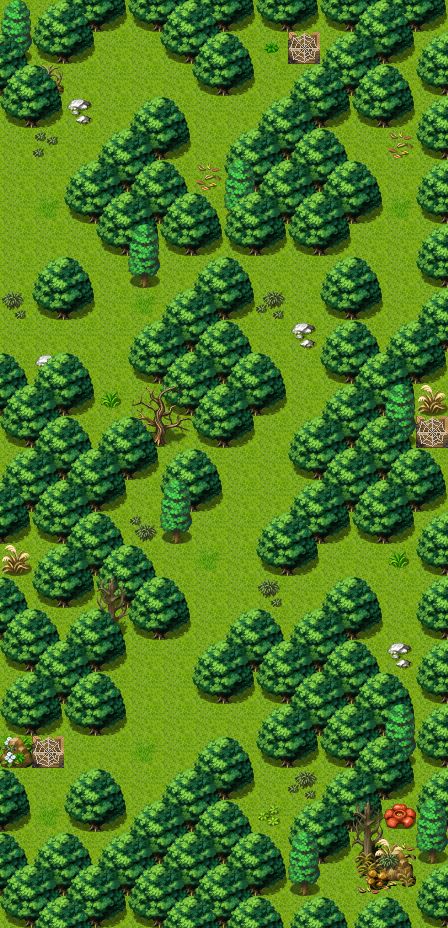

A level layout from a 2D game, rendered from its tile map. Below: a short description, then the map file with tile-grid data replaced by summaries:
An orthogonal 14x29 tile map with 32x32 px tiles, 3 tile layers (Ground, Objects, Above), 1 hidden layer not drawn, 60 tilesets and 4 objects (3x spawn, mapchange).

<map version="1.10" tiledversion="1.11.2" orientation="orthogonal" renderorder="right-down" width="14" height="29" tilewidth="32" tileheight="32" infinite="0" nextlayerid="9" nextobjectid="5">
 <properties>
  <property name="outdoors" value="1" />
 </properties>
 <tileset firstgid="1" name="map_bed_1" tilewidth="32" tileheight="32" tilecount="160" columns="16">
  <image source="../drawable/map_bed_1.png" width="512" height="320" />
 </tileset>
 <tileset firstgid="161" name="map_border_1" tilewidth="32" tileheight="32" tilecount="128" columns="16">
  <image source="../drawable/map_border_1.png" width="512" height="256" />
 </tileset>
 <tileset firstgid="289" name="map_bridge_1" tilewidth="32" tileheight="32" tilecount="128" columns="16">
  <image source="../drawable/map_bridge_1.png" width="512" height="256" />
 </tileset>
 <tileset firstgid="417" name="map_bridge_2" tilewidth="32" tileheight="32" tilecount="128" columns="16">
  <image source="../drawable/map_bridge_2.png" width="512" height="256" />
 </tileset>
 <tileset firstgid="545" name="map_broken_1" tilewidth="32" tileheight="32" tilecount="128" columns="16">
  <image source="../drawable/map_broken_1.png" width="512" height="256" />
 </tileset>
 <tileset firstgid="673" name="map_cavewall_1" tilewidth="32" tileheight="32" tilecount="108" columns="18">
  <image source="../drawable/map_cavewall_1.png" width="576" height="192" />
 </tileset>
 <tileset firstgid="781" name="map_cavewall_2" tilewidth="32" tileheight="32" tilecount="108" columns="18">
  <image source="../drawable/map_cavewall_2.png" width="576" height="192" />
 </tileset>
 <tileset firstgid="889" name="map_cavewall_3" tilewidth="32" tileheight="32" tilecount="108" columns="18">
  <image source="../drawable/map_cavewall_3.png" width="576" height="192" />
 </tileset>
 <tileset firstgid="997" name="map_cavewall_4" tilewidth="32" tileheight="32" tilecount="108" columns="18">
  <image source="../drawable/map_cavewall_4.png" width="576" height="192" />
 </tileset>
 <tileset firstgid="1105" name="map_chair_table_1" tilewidth="32" tileheight="32" tilecount="128" columns="16">
  <image source="../drawable/map_chair_table_1.png" width="512" height="256" />
 </tileset>
 <tileset firstgid="1233" name="map_chair_table_2" tilewidth="32" tileheight="32" tilecount="128" columns="16">
  <image source="../drawable/map_chair_table_2.png" width="512" height="256" />
 </tileset>
 <tileset firstgid="1361" name="map_crate_1" tilewidth="32" tileheight="32" tilecount="128" columns="16">
  <image source="../drawable/map_crate_1.png" width="512" height="256" />
 </tileset>
 <tileset firstgid="1489" name="map_cupboard_1" tilewidth="32" tileheight="32" tilecount="128" columns="16">
  <image source="../drawable/map_cupboard_1.png" width="512" height="256" />
 </tileset>
 <tileset firstgid="1617" name="map_curtain_1" tilewidth="32" tileheight="32" tilecount="128" columns="16">
  <image source="../drawable/map_curtain_1.png" width="512" height="256" />
 </tileset>
 <tileset firstgid="1745" name="map_entrance_1" tilewidth="32" tileheight="32" tilecount="128" columns="16">
  <image source="../drawable/map_entrance_1.png" width="512" height="256" />
 </tileset>
 <tileset firstgid="1873" name="map_entrance_2" tilewidth="32" tileheight="32" tilecount="128" columns="16">
  <image source="../drawable/map_entrance_2.png" width="512" height="256" />
 </tileset>
 <tileset firstgid="2001" name="map_fence_1" tilewidth="32" tileheight="32" tilecount="128" columns="16">
  <image source="../drawable/map_fence_1.png" width="512" height="256" />
 </tileset>
 <tileset firstgid="2129" name="map_fence_2" tilewidth="32" tileheight="32" tilecount="128" columns="16">
  <image source="../drawable/map_fence_2.png" width="512" height="256" />
 </tileset>
 <tileset firstgid="2257" name="map_fence_3" tilewidth="32" tileheight="32" tilecount="128" columns="16">
  <image source="../drawable/map_fence_3.png" width="512" height="256" />
 </tileset>
 <tileset firstgid="2385" name="map_fence_4" tilewidth="32" tileheight="32" tilecount="128" columns="16">
  <image source="../drawable/map_fence_4.png" width="512" height="256" />
 </tileset>
 <tileset firstgid="2513" name="map_ground_1" tilewidth="32" tileheight="32" tilecount="128" columns="16">
  <image source="../drawable/map_ground_1.png" width="512" height="256" />
 </tileset>
 <tileset firstgid="2641" name="map_ground_2" tilewidth="32" tileheight="32" tilecount="128" columns="16">
  <image source="../drawable/map_ground_2.png" width="512" height="256" />
 </tileset>
 <tileset firstgid="2769" name="map_ground_3" tilewidth="32" tileheight="32" tilecount="128" columns="16">
  <image source="../drawable/map_ground_3.png" width="512" height="256" />
 </tileset>
 <tileset firstgid="2897" name="map_ground_4" tilewidth="32" tileheight="32" tilecount="128" columns="16">
  <image source="../drawable/map_ground_4.png" width="512" height="256" />
 </tileset>
 <tileset firstgid="3025" name="map_ground_5" tilewidth="32" tileheight="32" tilecount="128" columns="16">
  <image source="../drawable/map_ground_5.png" width="512" height="256" />
 </tileset>
 <tileset firstgid="3153" name="map_ground_6" tilewidth="32" tileheight="32" tilecount="128" columns="16">
  <image source="../drawable/map_ground_6.png" width="512" height="256" />
 </tileset>
 <tileset firstgid="3281" name="map_ground_7" tilewidth="32" tileheight="32" tilecount="128" columns="16">
  <image source="../drawable/map_ground_7.png" width="512" height="256" />
 </tileset>
 <tileset firstgid="3409" name="map_ground_8" tilewidth="32" tileheight="32" tilecount="128" columns="16">
  <image source="../drawable/map_ground_8.png" width="512" height="256" />
 </tileset>
 <tileset firstgid="3537" name="map_house_1" tilewidth="32" tileheight="32" tilecount="128" columns="16">
  <image source="../drawable/map_house_1.png" width="512" height="256" />
 </tileset>
 <tileset firstgid="3665" name="map_house_2" tilewidth="32" tileheight="32" tilecount="128" columns="16">
  <image source="../drawable/map_house_2.png" width="512" height="256" />
 </tileset>
 <tileset firstgid="3793" name="map_indoor_1" tilewidth="32" tileheight="32" tilecount="128" columns="16">
  <image source="../drawable/map_indoor_1.png" width="512" height="256" />
 </tileset>
 <tileset firstgid="3921" name="map_indoor_2" tilewidth="32" tileheight="32" tilecount="128" columns="16">
  <image source="../drawable/map_indoor_2.png" width="512" height="256" />
 </tileset>
 <tileset firstgid="4049" name="map_kitchen_1" tilewidth="32" tileheight="32" tilecount="128" columns="16">
  <image source="../drawable/map_kitchen_1.png" width="512" height="256" />
 </tileset>
 <tileset firstgid="4177" name="map_outdoor_1" tilewidth="32" tileheight="32" tilecount="128" columns="16">
  <image source="../drawable/map_outdoor_1.png" width="512" height="256" />
 </tileset>
 <tileset firstgid="4305" name="map_pillar_1" tilewidth="32" tileheight="32" tilecount="128" columns="16">
  <image source="../drawable/map_pillar_1.png" width="512" height="256" />
 </tileset>
 <tileset firstgid="4433" name="map_pillar_2" tilewidth="32" tileheight="32" tilecount="128" columns="16">
  <image source="../drawable/map_pillar_2.png" width="512" height="256" />
 </tileset>
 <tileset firstgid="4561" name="map_plant_1" tilewidth="32" tileheight="32" tilecount="128" columns="16">
  <image source="../drawable/map_plant_1.png" width="512" height="256" />
 </tileset>
 <tileset firstgid="4689" name="map_plant_2" tilewidth="32" tileheight="32" tilecount="128" columns="16">
  <image source="../drawable/map_plant_2.png" width="512" height="256" />
 </tileset>
 <tileset firstgid="4817" name="map_rock_1" tilewidth="32" tileheight="32" tilecount="128" columns="16">
  <image source="../drawable/map_rock_1.png" width="512" height="256" />
 </tileset>
 <tileset firstgid="4945" name="map_rock_2" tilewidth="32" tileheight="32" tilecount="128" columns="16">
  <image source="../drawable/map_rock_2.png" width="512" height="256" />
 </tileset>
 <tileset firstgid="5073" name="map_roof_1" tilewidth="32" tileheight="32" tilecount="128" columns="16">
  <image source="../drawable/map_roof_1.png" width="512" height="256" />
 </tileset>
 <tileset firstgid="5201" name="map_roof_2" tilewidth="32" tileheight="32" tilecount="128" columns="16">
  <image source="../drawable/map_roof_2.png" width="512" height="256" />
 </tileset>
 <tileset firstgid="5329" name="map_roof_3" tilewidth="32" tileheight="32" tilecount="128" columns="16">
  <image source="../drawable/map_roof_3.png" width="512" height="256" />
 </tileset>
 <tileset firstgid="5457" name="map_shop_1" tilewidth="32" tileheight="32" tilecount="128" columns="16">
  <image source="../drawable/map_shop_1.png" width="512" height="256" />
 </tileset>
 <tileset firstgid="5585" name="map_sign_ladder_1" tilewidth="32" tileheight="32" tilecount="128" columns="16">
  <image source="../drawable/map_sign_ladder_1.png" width="512" height="256" />
 </tileset>
 <tileset firstgid="5713" name="map_table_1" tilewidth="32" tileheight="32" tilecount="128" columns="16">
  <image source="../drawable/map_table_1.png" width="512" height="256" />
 </tileset>
 <tileset firstgid="5841" name="map_trail_1" tilewidth="32" tileheight="32" tilecount="128" columns="16">
  <image source="../drawable/map_trail_1.png" width="512" height="256" />
 </tileset>
 <tileset firstgid="5969" name="map_transition_1" tilewidth="32" tileheight="32" tilecount="128" columns="16">
  <image source="../drawable/map_transition_1.png" width="512" height="256" />
 </tileset>
 <tileset firstgid="6097" name="map_transition_2" tilewidth="32" tileheight="32" tilecount="128" columns="16">
  <image source="../drawable/map_transition_2.png" width="512" height="256" />
 </tileset>
 <tileset firstgid="6225" name="map_transition_3" tilewidth="32" tileheight="32" tilecount="128" columns="16">
  <image source="../drawable/map_transition_3.png" width="512" height="256" />
 </tileset>
 <tileset firstgid="6353" name="map_transition_4" tilewidth="32" tileheight="32" tilecount="128" columns="16">
  <image source="../drawable/map_transition_4.png" width="512" height="256" />
 </tileset>
 <tileset firstgid="6481" name="map_transition_5" tilewidth="32" tileheight="32" tilecount="128" columns="16">
  <image source="../drawable/map_transition_5.png" width="512" height="256" />
 </tileset>
 <tileset firstgid="6609" name="map_tree_1" tilewidth="32" tileheight="32" tilecount="128" columns="16">
  <image source="../drawable/map_tree_1.png" width="512" height="256" />
 </tileset>
 <tileset firstgid="6737" name="map_tree_2" tilewidth="32" tileheight="32" tilecount="128" columns="16">
  <image source="../drawable/map_tree_2.png" width="512" height="256" />
 </tileset>
 <tileset firstgid="6865" name="map_wall_1" tilewidth="32" tileheight="32" tilecount="128" columns="16">
  <image source="../drawable/map_wall_1.png" width="512" height="256" />
 </tileset>
 <tileset firstgid="6993" name="map_wall_2" tilewidth="32" tileheight="32" tilecount="120" columns="15">
  <image source="../drawable/map_wall_2.png" width="480" height="256" />
 </tileset>
 <tileset firstgid="7113" name="map_wall_3" tilewidth="32" tileheight="32" tilecount="120" columns="15">
  <image source="../drawable/map_wall_3.png" width="480" height="256" />
 </tileset>
 <tileset firstgid="7233" name="map_wall_4" tilewidth="32" tileheight="32" tilecount="120" columns="15">
  <image source="../drawable/map_wall_4.png" width="480" height="256" />
 </tileset>
 <tileset firstgid="7353" name="map_window_1" tilewidth="32" tileheight="32" tilecount="128" columns="16">
  <image source="../drawable/map_window_1.png" width="512" height="256" />
 </tileset>
 <tileset firstgid="7481" name="map_window_2" tilewidth="32" tileheight="32" tilecount="128" columns="16">
  <image source="../drawable/map_window_2.png" width="512" height="256" />
 </tileset>
 <layer id="1" name="Ground" width="14" height="29">
  <data>[406 cells, 406 non-empty, 1 distinct tile ids]</data>
 </layer>
 <layer id="2" name="Objects" width="14" height="29">
  <data>[406 cells, 255 non-empty, 30 distinct tile ids]</data>
 </layer>
 <layer id="3" name="Above" width="14" height="29">
  <data>[406 cells, 128 non-empty, 7 distinct tile ids]</data>
 </layer>
 <layer id="4" name="Walkable" width="14" height="29" visible="0">
  <data>[406 cells, 247 non-empty, 1 distinct tile ids]</data>
 </layer>
 <objectgroup id="5" name="Mapevents">
  <object id="1" name="west" type="mapchange" x="0" y="128" width="32" height="224">
   <properties>
    <property name="map" value="waterway_forest1" />
    <property name="place" value="east" />
   </properties>
  </object>
 </objectgroup>
 <objectgroup id="6" name="Spawn">
  <object id="2" name="irdegh_spawn_1" type="spawn" x="64" y="32" width="352" height="384">
   <properties>
    <property name="quantity" value="8" />
    <property name="spawngroup" value="irdegh_spawn" />
   </properties>
  </object>
  <object id="3" name="erumen_1_spawn" type="spawn" x="128" y="384" width="288" height="320">
   <properties>
    <property name="quantity" value="6" />
    <property name="spawngroup" value="erumen_1" />
   </properties>
  </object>
  <object id="4" name="irdegh_spawn_2" type="spawn" x="64" y="640" width="256" height="192">
   <properties>
    <property name="quantity" value="4" />
    <property name="spawngroup" value="irdegh_spawn" />
   </properties>
  </object>
 </objectgroup>
 <objectgroup id="7" name="Keys" />
 <objectgroup id="8" name="Replace" />
</map>
